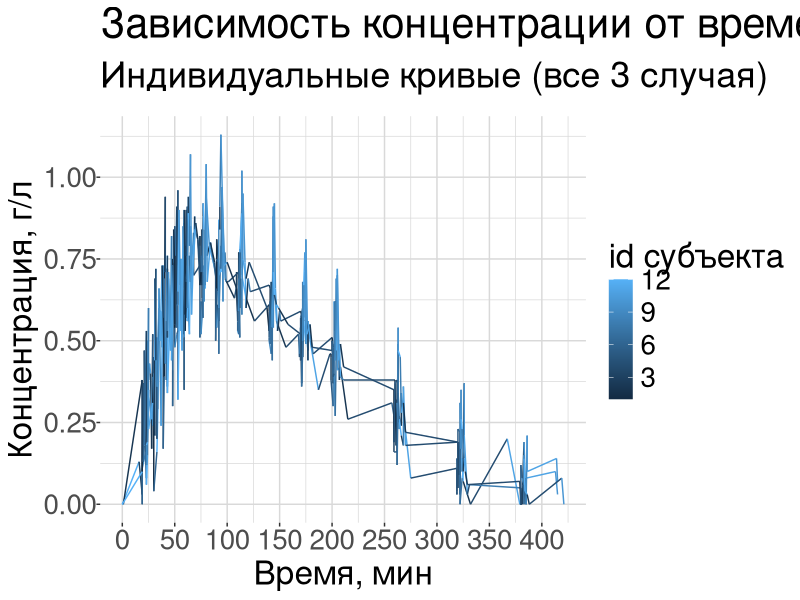
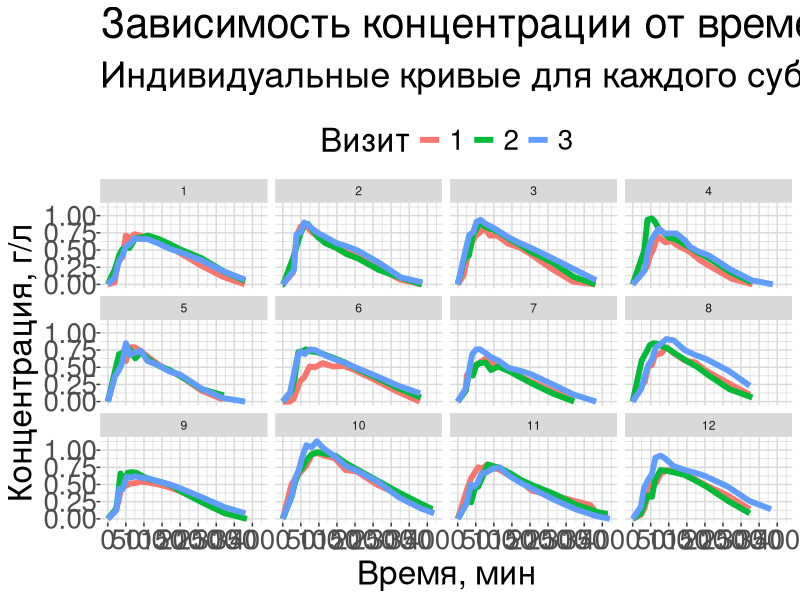
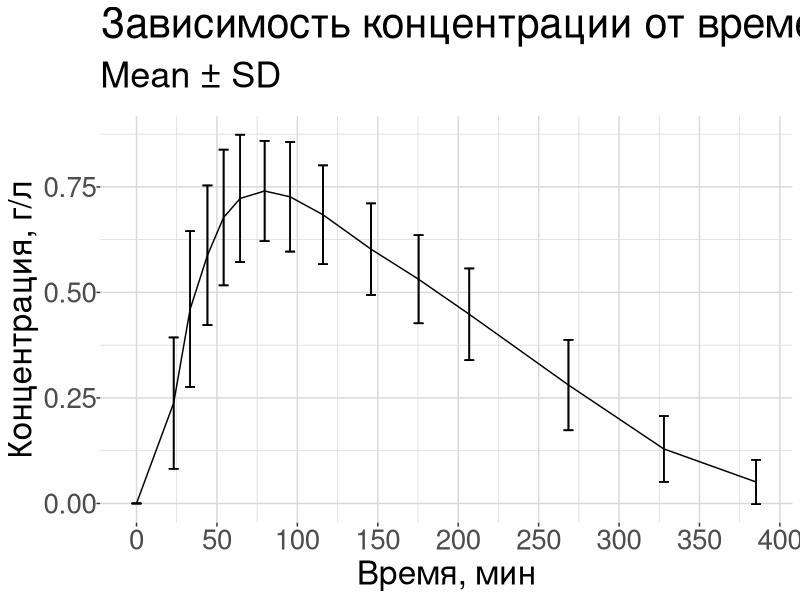
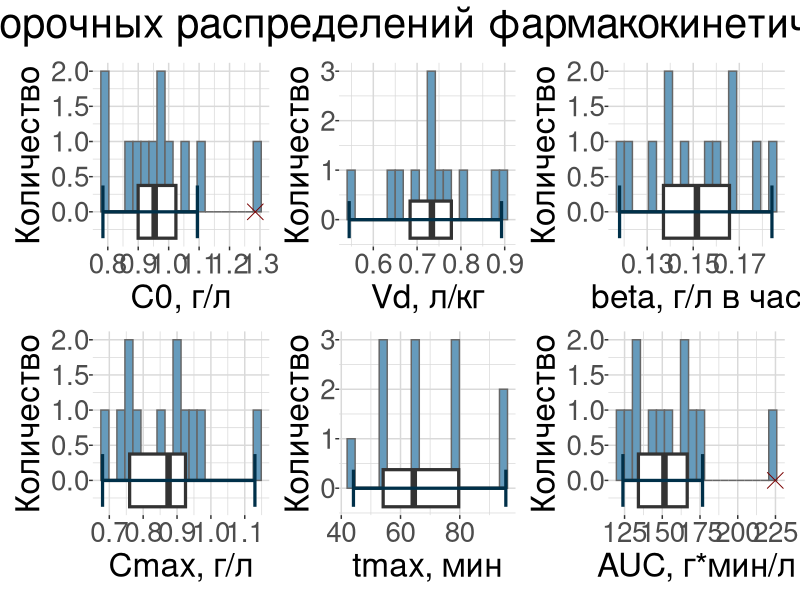

Write R code to recreate these figures, in order.
## ---- chunk 1
knitr::opts_chunk$set(echo = TRUE)

library(tidyverse)
library(ggplot2)
library(patchwork)
## ---- chunk 2
theme_custom <-
  theme(
        axis.text.x = element_text(size = 20),
        axis.text.y = element_text(size = 20, margin = margin(t = 15, unit = "pt")),
        axis.title.x = element_text(size = 24),
        axis.title.y = element_text(size = 24),
        panel.background = element_rect(fill = "white", colour = "white"),
        panel.grid = element_line(color = "gray85"),
        legend.text = element_text(size=20),
        legend.title = element_text(size=24),
        plot.title = element_text(size = 30, margin = margin(b = 10, unit = "pt")),
        plot.subtitle = element_text(size = 26, margin = margin(b = 15, unit = "pt"))
  )
## ---- chunk 3
data_Yelland <- read.csv("data/raw/Yelland-2008.csv")

str(data_Yelland)
## ---- chunk 4
plot1 <- data_Yelland %>% 
  select(subject_id, conc_g_per_L, time_min, occasion) %>% 
  #filter(subject_id == 4) %>% 
  ggplot(aes(color = subject_id)) +
  geom_line(aes(x = time_min, y = conc_g_per_L, group = occasion)) +
  scale_x_continuous(breaks = seq(0, 420, by = 50))+
  scale_y_continuous(breaks = seq(0, 1, by = 0.25))+
    labs(title = "Зависимость концентрации от времени", subtitle = "Индивидуальные кривые (все 3 случая)", x = "Время, мин", y = "Концентрация, г/л", color = "id субъекта")+
  theme_custom

plot1
## ---- chunk 5
plot2 <- data_Yelland %>% 
  select(subject_id, conc_g_per_L, time_min, occasion) %>% 
  ggplot(aes(color = as.character(occasion))) +
  geom_line(aes(x = time_min, y = conc_g_per_L, group = as.character(occasion)), linewidth = 2) +
  facet_wrap(subject_id~.)+
  scale_x_continuous(breaks = seq(0, 420, by = 50))+
  scale_y_continuous(breaks = seq(0, 1, by = 0.25))+
    labs(title = "Зависимость концентрации от времени", subtitle = "Индивидуальные кривые для каждого субъекта", x = "Время, мин", y = "Концентрация, г/л", color = "Визит")+
  theme_custom+
  theme(legend.position = "top")

plot2
## ---- chunk 6
current_num <- 1
for(i in 1:nrow(data_Yelland)) {
  if(data_Yelland$time_min[i] == 0) {
    current_num <- 1  # обнуляем счетчик
  } else {
    current_num <- current_num + 1
  }
  data_Yelland$point_id[i] <- current_num
}

rm(i)
rm(current_num)

# можно сделать то же самое с помощью row_number()
# data_Yelland %>% 
#   group_by(subject_id) %>% 
#   mutate(point_id = row_number())
## ---- chunk 7
data_Yelland_conc <- data_Yelland %>% 
  select(subject_id, conc_g_per_L, time_min, occasion, point_id) %>%
  group_by(subject_id) %>%
  group_by(point_id) %>%
  mutate(conc_avg = mean(conc_g_per_L), conc_max = mean(conc_g_per_L) + sd(conc_g_per_L), conc_min = mean(conc_g_per_L) - sd(conc_g_per_L), time_min_avg = mean(time_min)) %>% 
  filter(subject_id == 1) %>% 
  select(time_min, conc_avg, conc_max, conc_min, time_min_avg) %>% 
  ungroup()

# Я бы сделал через summarise()

data_Yelland_conc %>% 
  ggplot() +
  geom_line(aes(x = time_min_avg, y = conc_avg)) +
  geom_errorbar(aes(x = time_min_avg, ymin = conc_min, ymax = conc_max), width = 6, size=0.5) +
  scale_x_continuous(breaks = seq(0, 400, by = 50)) +
  scale_y_continuous(breaks = seq(0, 1, by = 0.25)) +    
  labs(title = "Зависимость концентрации от времени", subtitle = "Mean ± SD", x = "Время, мин", y = "Концентрация, г/л") +
  theme_custom

## ---- chunk 8
data_Yelland <- data_Yelland %>% 
  group_by(subject_id) %>%
  group_by(point_id) %>%
  mutate(time_min_avg = mean(time_min)) %>% 
  ungroup()

pharm_par <- data_Yelland %>% 
  select(conc_g_per_L, time_min_avg, subject_id) %>% 
  group_by(subject_id) %>% 
  filter(conc_g_per_L == max(conc_g_per_L)) %>% 
  rename(Cmax = conc_g_per_L, tmax = time_min_avg) 

pharm_par <- pharm_par %>% 
  group_by(subject_id) %>% 
  filter(tmax == min(tmax)) %>%  # выбрали самое первое время для Cmax
  unique()

calc <- data_Yelland %>% 
  select(conc_g_per_L, time_min_avg, subject_id) %>% 
  filter(time_min_avg > pharm_par$tmax[subject_id]) %>% 
  group_by(subject_id) %>% 
  nest() %>% 
  mutate(model = map(data, ~ lm(conc_g_per_L ~ time_min_avg, data = .x)),
         intable = map(model, broom::tidy))
 
slope_dataset <-  calc %>% 
  unnest(intable) %>% 
  filter(term == "time_min_avg") %>% 
  select(estimate) %>% 
  rename(slope = estimate)

Dose <- data_Yelland$dose_g_per_kg[1]

C0_dataset <- calc %>% 
  unnest(intable) %>% 
  filter(term == "(Intercept)") %>% 
  select(estimate, subject_id) %>% 
  rename(C0 = estimate)

pharm_par <-  left_join(C0_dataset, slope_dataset) %>% 
  mutate(Min0 = -(C0/slope)) %>% 
  select(subject_id, C0, Min0) %>% 
  mutate(Vd = Dose/C0, beta = C0/Min0*60) %>% 
  left_join(., pharm_par)
  
aucs <-  data_Yelland %>% 
  select(subject_id, time_min_avg, conc_g_per_L) %>% 
  group_by(subject_id) %>% 
  arrange(subject_id, time_min_avg) %>%  # Убедимся в правильном порядке
  mutate(
    auc = (conc_g_per_L + lead(conc_g_per_L)) * 
          (lead(time_min_avg) - time_min_avg)/ 2 # время надо перевести в часы, а г в мг
  ) %>% 
  summarise(
    AUC0_t = sum(auc, na.rm = T)
  )

pharm_par <- left_join(pharm_par, aucs)
## ---- chunk 9
pharm_par <- pharm_par %>%
  ungroup() %>%
  rename("C0, г/л" = C0, "tmax, мин" = tmax, "AUC, г*мин/л" = AUC0_t, "Cmax, г/л" = Cmax, "Vd, л/кг" = Vd, "beta, г/л в час" = beta, "Min0, мин" = Min0)

pharm_par_stat <- pharm_par %>% 
    ungroup() %>% 
    select(-subject_id) %>%
    pivot_longer(everything()) %>% 
    group_by(name) %>% 
    summarise(
        Mean = mean(value),
        Median = median(value),
        SD = sd(value),
        CV = sd(value)/mean(value)*100,
    ) %>% 
  mutate(CV = round(CV, 1))

beta_stat <- pharm_par_stat %>%
  filter(name == "beta, г/л в час") %>% 
  mutate(Mean = round(Mean,5), Median = round(Median,5), SD = round(SD,5)) %>% 
  rename(Параметр = name, Среднее = Mean, Медиана = Median, "CV, %" = CV) 

C0_Cmax_Vd_stat <- pharm_par_stat %>% 
  filter(name == "C0, г/л" | name == "Cmax, г/л" | name == "Vd, л/кг") %>% 
  mutate(Mean = round(Mean,3), Median = round(Median,3), SD = round(SD,3)) %>% 
  rename(Параметр = name, Среднее = Mean, Медиана = Median, "CV, %" = CV) 

AUC_Min0_tmax_stat <- pharm_par_stat %>%
  filter(name == "AUC, г*мин/л" | name == "Min0, мин" | name == "tmax, мин") %>% 
  mutate(Mean = round(Mean), Median = round(Median), SD = round(SD)) %>% 
  rename(Параметр = name, Среднее = Mean, Медиана = Median, "CV, %" = CV) 
  
beta_stat %>% flextable::flextable()
C0_Cmax_Vd_stat %>% flextable::flextable()
AUC_Min0_tmax_stat %>% flextable::flextable() 

## ---- chunk 10
par_list <- pharm_par %>%
  select(-subject_id & -"Min0, мин") %>%
  names()
## ---- chunk 11
histogram_by_par <- function(par){
  pharm_par %>% 
  select(par) %>% 
  ggplot(aes(x = .data[[par]])) +
  stat_bin(bins = 20, fill = "#669bbc", color = "gray40")+
  geom_boxplot(median.colour = "#003049", outlier.shape = 4, outlier.size = 5, outlier.colour = "#780000", linewidth = 1.1)+
  stat_boxplot(geom = "errorbar", linewidth = 1.1, colour = "#003049")+
  theme_custom + 
  labs(y = "Количество")}



gghist_list <- map(par_list, 
                \(par) histogram_by_par(par))

wrap_plots(gghist_list) + 
  plot_annotation(title = "Визуализация выборочных распределений фармакокинетических параметров",
  theme = theme(plot.title = element_text(size = 30, hjust = 0.5)))
  
